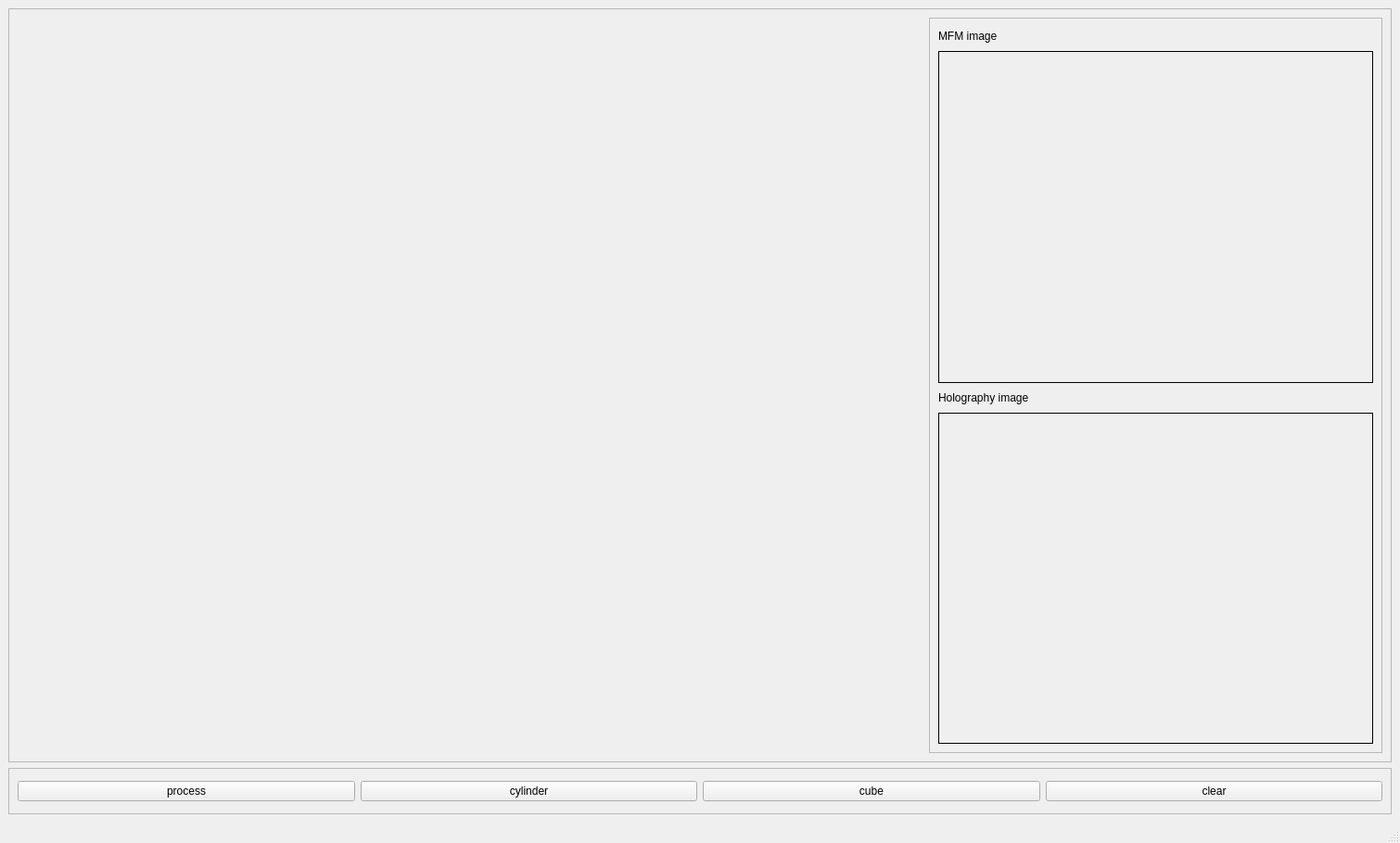
<?xml version="1.0" encoding="UTF-8"?>
<ui version="4.0">
 <class>MainWindow</class>
 <widget class="QMainWindow" name="MainWindow">
  <property name="geometry">
   <rect>
    <x>0</x>
    <y>0</y>
    <width>1510</width>
    <height>909</height>
   </rect>
  </property>
  <property name="windowTitle">
   <string>MainWindow</string>
  </property>
  <widget class="QWidget" name="_central_widget">
   <layout class="QVBoxLayout" name="verticalLayout">
    <item>
     <widget class="QFrame" name="frame">
      <property name="sizePolicy">
       <sizepolicy hsizetype="Preferred" vsizetype="Preferred">
        <horstretch>0</horstretch>
        <verstretch>0</verstretch>
       </sizepolicy>
      </property>
      <property name="frameShape">
       <enum>QFrame::Shape::StyledPanel</enum>
      </property>
      <property name="frameShadow">
       <enum>QFrame::Shadow::Raised</enum>
      </property>
      <layout class="QHBoxLayout" name="horizontalLayout_2" stretch="2,1">
       <item>
        <widget class="QVTKOpenGLNativeWidget" name="_vtk_widget" native="true">
         <property name="sizePolicy">
          <sizepolicy hsizetype="Preferred" vsizetype="Preferred">
           <horstretch>0</horstretch>
           <verstretch>0</verstretch>
          </sizepolicy>
         </property>
        </widget>
       </item>
       <item>
        <widget class="QFrame" name="frame_2">
         <property name="frameShape">
          <enum>QFrame::Shape::StyledPanel</enum>
         </property>
         <property name="frameShadow">
          <enum>QFrame::Shadow::Raised</enum>
         </property>
         <layout class="QVBoxLayout" name="verticalLayout_2">
          <item>
           <widget class="QLabel" name="label">
            <property name="maximumSize">
             <size>
              <width>16777215</width>
              <height>20</height>
             </size>
            </property>
            <property name="text">
             <string>MFM image</string>
            </property>
           </widget>
          </item>
          <item>
           <widget class="QLabel" name="label_2">
            <property name="frameShape">
             <enum>QFrame::Shape::Box</enum>
            </property>
            <property name="text">
             <string/>
            </property>
           </widget>
          </item>
          <item>
           <widget class="QLabel" name="label_3">
            <property name="maximumSize">
             <size>
              <width>16777215</width>
              <height>20</height>
             </size>
            </property>
            <property name="text">
             <string>Holography image</string>
            </property>
           </widget>
          </item>
          <item>
           <widget class="QLabel" name="label_4">
            <property name="frameShape">
             <enum>QFrame::Shape::Box</enum>
            </property>
            <property name="text">
             <string/>
            </property>
           </widget>
          </item>
         </layout>
        </widget>
       </item>
      </layout>
     </widget>
    </item>
    <item>
     <widget class="QFrame" name="_frame">
      <property name="maximumSize">
       <size>
        <width>16777215</width>
        <height>50</height>
       </size>
      </property>
      <property name="frameShape">
       <enum>QFrame::Shape::StyledPanel</enum>
      </property>
      <property name="frameShadow">
       <enum>QFrame::Shadow::Raised</enum>
      </property>
      <layout class="QHBoxLayout" name="horizontalLayout">
       <item>
        <widget class="QPushButton" name="_btn_process">
         <property name="text">
          <string>process</string>
         </property>
        </widget>
       </item>
       <item>
        <widget class="QPushButton" name="_btn_cylinder">
         <property name="text">
          <string>cylinder</string>
         </property>
        </widget>
       </item>
       <item>
        <widget class="QPushButton" name="_btn_cube">
         <property name="text">
          <string>cube</string>
         </property>
        </widget>
       </item>
       <item>
        <widget class="QPushButton" name="_btn_clear">
         <property name="text">
          <string>clear</string>
         </property>
        </widget>
       </item>
      </layout>
     </widget>
    </item>
   </layout>
  </widget>
  <widget class="QMenuBar" name="_menu_bar">
   <property name="geometry">
    <rect>
     <x>0</x>
     <y>0</y>
     <width>1510</width>
     <height>37</height>
    </rect>
   </property>
  </widget>
  <widget class="QStatusBar" name="_status_bar"/>
 </widget>
 <customwidgets>
  <customwidget>
   <class>QVTKOpenGLNativeWidget</class>
   <extends>QWidget</extends>
   <header>QVTKOpenGLNativeWidget.h</header>
   <container>1</container>
  </customwidget>
 </customwidgets>
 <resources/>
 <connections/>
</ui>
